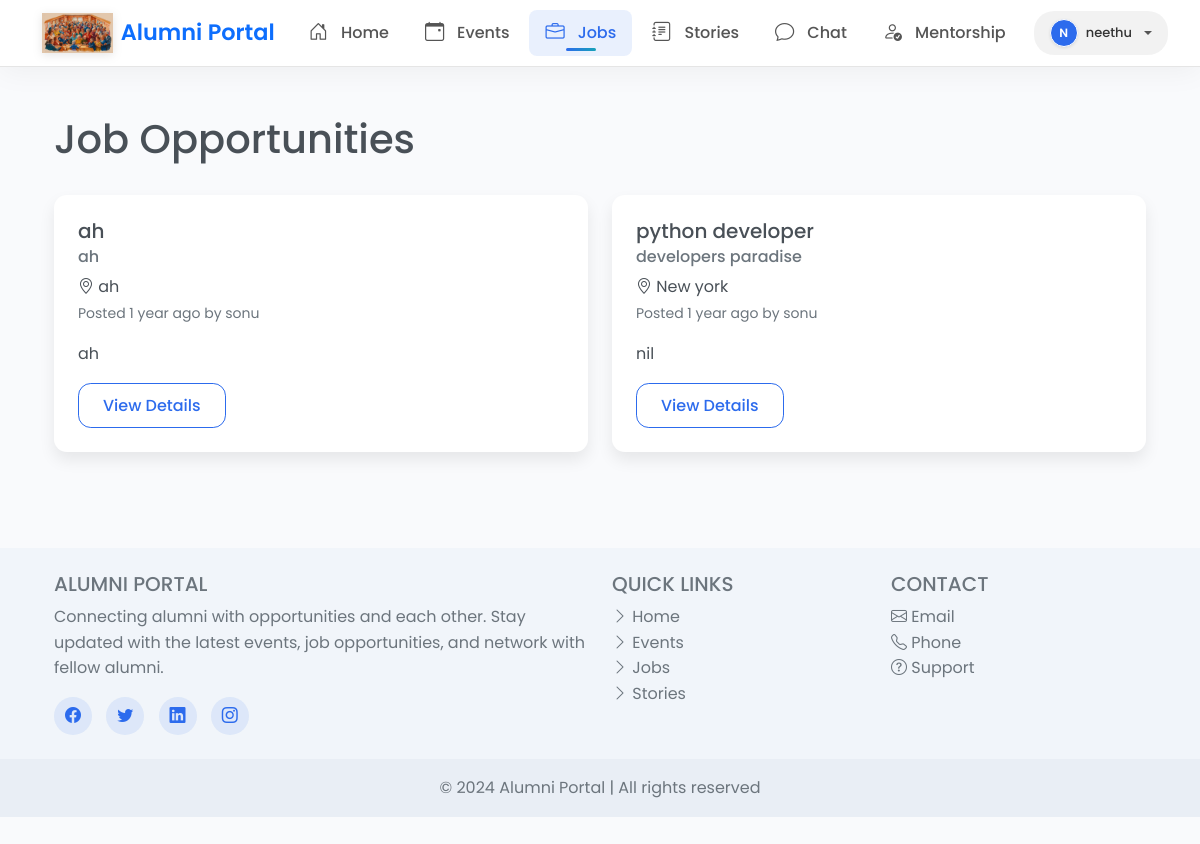
Page /jobs/ (signed in) on the committed database.
### models/user.py (models this page shows, shortened)
class User(UserMixin, db.Model):
    id = db.Column(db.Integer, primary_key=True)
    email = db.Column(db.String(120), unique=True, nullable=False)
    password = db.Column(db.String(200), nullable=False)
    name = db.Column(db.String(100), nullable=False)
    graduation_year = db.Column(db.Integer)
    degree = db.Column(db.String(100))
    major = db.Column(db.String(100))
    role = db.Column(db.String(20), default='student')  # student, alumni, mentor, admin
    profile_pic = db.Column(db.String(200))
    created_at = db.Column(db.DateTime, default=datetime.utcnow)

### models/job.py (models this page shows)
class JobPost(db.Model):
    id = db.Column(db.Integer, primary_key=True)
    title = db.Column(db.String(200), nullable=False)
    company = db.Column(db.String(200), nullable=False)
    location = db.Column(db.String(200), nullable=False)
    description = db.Column(db.Text, nullable=False)
    requirements = db.Column(db.Text, nullable=False)
    salary_range = db.Column(db.String(100))
    job_type = db.Column(db.String(50))  # full-time, part-time, internship, etc.
    application_deadline = db.Column(db.DateTime)
    created_at = db.Column(db.DateTime, default=datetime.utcnow)
    created_by = db.Column(db.Integer, db.ForeignKey('user.id'), nullable=False)
    is_active = db.Column(db.Boolean, default=True)
    creator = db.relationship('User', backref='job_posts')
    applications = db.relationship('JobApplication', backref='job', lazy='dynamic')

### routes/jobs.py (the view)
@jobs.route('/')
@login_required
def index():
    job_posts = JobPost.query.order_by(JobPost.created_at.desc()).all()
    return render_template('jobs/index.html', job_posts=job_posts)

### helpers.py (called while the page is built, shortened)
def time_since(date):
    now = datetime.utcnow()
    diff = now - date
    seconds = diff.total_seconds()
    minutes = seconds // 60
    hours = minutes // 60
    days = diff.days
    if days > 30:
        months = days // 30
        if months > 12:
            years = months // 12
            return f"{int(years)} year{'s' if years != 1 else ''} ago"
        return f"{int(months)} month{'s' if months != 1 else ''} ago"

### templates/jobs/index.html (shortened to what this page needs)
{% extends 'base.html' %}
{% block content %}
<div class="container py-4">
    <div class="d-flex justify-content-between align-items-center mb-4">
        <h1>Job Opportunities</h1>
    </div>
    <div class="row">
        {% for job in job_posts %}
            {% if job.creator.role == 'alumni' %}
            <div class="col-md-6 mb-4">
                <div class="card h-100">
                    <div class="card-body">
                        <h5 class="card-title">{{ job.title }}</h5>
                        <h6 class="card-subtitle mb-2 text-muted">{{ job.company }}</h6>
                        <p class="card-text">
                            <i class="bi bi-geo-alt"></i> {{ job.location }}<br>
                            <small class="text-muted">Posted {{ job.created_at|time_since }} by {{ job.creator.name }}</small>
                        </p>
                        <p class="card-text">{{ job.description[:200] }}{% if job.description|length > 200 %}...{% endif %}</p>
                        <a href="{{ url_for('jobs.view_job', job_id=job.id) }}" class="btn btn-outline-primary">View Details</a>
                    </div>
                </div>
            </div>
            {% endif %}
        {% else %}
            <div class="col-12">
                <div class="alert alert-info">
                    No job opportunities available at the moment.
                </div>
            </div>
        {% endfor %}
    </div>
</div>
{% endblock %}

### templates/base.html (shortened to what this page needs)
<!DOCTYPE html>
<html lang="en">
<head>
    <link href="https://cdn.jsdelivr.net/npm/bootstrap@5.2.3/dist/css/bootstrap.min.css" rel="stylesheet">
    <link rel="stylesheet" href="https://cdn.jsdelivr.net/npm/bootstrap-icons@1.10.0/font/bootstrap-icons.css">
    <link href="https://unpkg.com/aos@2.3.1/dist/aos.css" rel="stylesheet">
    <link rel="stylesheet" href="{{ url_for('static', filename='css/style.css') }}">
</head>
<body>
    {% macro profile_image(user, size='small') %}
        {% if user.profile_pic %}
            <img src="{{ url_for('static', filename=user.profile_pic) }}" alt="{{ user.name }}" class="rounded-circle {% if size == 'large' %}profile-image-large{% endif %}">
        {% else %}
            <div class="profile-image-container {% if size == 'large' %}profile-image-large{% endif %}">
                {{ user.name[0].upper() }}
            </div>
        {% endif %}
    {% endmacro %}
    <nav class="navbar navbar-expand-lg sticky-top nav-glass">
        <div class="container">
            <a class="navbar-brand d-flex align-items-center" href="{{ url_for('index') }}">
                <img src="{{ url_for('static', filename='images/logo.png') }}" alt="Alumni Portal" height="40" class="me-2">
                <span class="text-primary fw-semibold">Alumni Portal</span>
            </a>
            <div class="collapse navbar-collapse justify-content-between" id="navbarNav">
                <ul class="navbar-nav">
                    <li class="nav-item">
                        <a class="nav-link {% if request.endpoint == 'index' %}active{% endif %}" href="{{ url_for('index') }}">
                            <i class="bi bi-house-door"></i>
                            <span>Home</span>
                        </a>
                    </li>
                    {% if current_user.is_authenticated %}
                        <li class="nav-item">
                            <a class="nav-link {% if request.endpoint.startswith('events') %}active{% endif %}" href="{{ url_for('events.index') }}">
                                <i class="bi bi-calendar-event"></i>
                                <span>Events</span>
                            </a>
                        </li>
                        <li class="nav-item">
                            <a class="nav-link {% if request.endpoint.startswith('jobs') %}active{% endif %}" href="{{ url_for('jobs.index') }}">
                                <i class="bi bi-briefcase"></i>
                                <span>Jobs</span>
                            </a>
                        </li>
                        <li class="nav-item">
                            <a class="nav-link {% if request.endpoint.startswith('stories') %}active{% endif %}" href="{{ url_for('stories.index') }}">
                                <i class="bi bi-journal-text"></i>
                                <span>Stories</span>
                            </a>
                        </li>
                        <li class="nav-item">
                            <a class="nav-link {% if request.endpoint.startswith('chat') %}active{% endif %}" href="{{ url_for('chat.index') }}">
                                <i class="bi bi-chat"></i>
                                <span>Chat</span>
                            </a>
                        </li>
                        {% if session.get('role') == 'user' %}
                            <li class="nav-item">
                                <a class="nav-link {% if request.endpoint.startswith('mentorship') %}active{% endif %}" href="{{ url_for('mentorship.index') }}">
                                    <i class="bi bi-person-check"></i>
                                    <span>Mentorship</span>
                                </a>
                            </li>
                        {% endif %}
                    {% endif %}
                </ul>
                <ul class="navbar-nav">
                    {% if current_user.is_authenticated %}
                    <li class="nav-item dropdown">
                        <a class="nav-link dropdown-toggle" href="#" id="navbarDropdown" role="button" data-bs-toggle="dropdown" aria-expanded="false">
                            {{ profile_image(current_user) }}
                            <span class="ms-2">{{ current_user.name }}</span>
                        </a>
                    </li>
                    {% endif %}
                </ul>
            </div>
        </div>
    </nav>
    <div class="container mt-4 main-content">
        {% block content %}{% endblock %}
    </div>
    <footer class="footer-section mt-5">
        <div class="container p-4">
            <div class="row">
                <div class="col-lg-6 col-md-12 mb-4 mb-md-0" data-aos="fade-right">
                    <h5 class="text-uppercase">Alumni Portal</h5>
                    <p>
                        Connecting alumni with opportunities and each other. Stay updated with the latest events, job opportunities, and network with fellow alumni.
                    </p>
                    <div class="social-links mt-3">
                        <a href="#" class="social-icon"><i class="bi bi-facebook"></i></a>
                        <a href="#" class="social-icon"><i class="bi bi-twitter"></i></a>
                        <a href="#" class="social-icon"><i class="bi bi-linkedin"></i></a>
                        <a href="#" class="social-icon"><i class="bi bi-instagram"></i></a>
                    </div>
                </div>
                <div class="col-lg-3 col-md-6 mb-4 mb-md-0" data-aos="fade-up">
                    <h5 class="text-uppercase">Quick Links</h5>
                    <ul class="list-unstyled mb-0">
                        <li><a href="{{ url_for('index') }}" class="footer-link"><i class="bi bi-chevron-right"></i> Home</a></li>
                        <li><a href="{{ url_for('events.index') }}" class="footer-link"><i class="bi bi-chevron-right"></i> Events</a></li>
                        <li><a href="{{ url_for('jobs.index') }}" class="footer-link"><i class="bi bi-chevron-right"></i> Jobs</a></li>
                        <li><a href="{{ url_for('stories.index') }}" class="footer-link"><i class="bi bi-chevron-right"></i> Stories</a></li>
                    </ul>
                </div>
                <div class="col-lg-3 col-md-6 mb-4 mb-md-0" data-aos="fade-up">
                    <h5 class="text-uppercase">Contact</h5>
                    <ul class="list-unstyled mb-0">
                        <li><a href="mailto:info@alumniportal.com" class="footer-link"><i class="bi bi-envelope"></i> Email</a></li>
                        <li><a href="tel:+1234567890" class="footer-link"><i class="bi bi-telephone"></i> Phone</a></li>
                        <li><a href="#" class="footer-link"><i class="bi bi-question-circle"></i> Support</a></li>
                    </ul>
                </div>
            </div>
        </div>
        <div class="text-center p-3 copyright">
            © 2024 Alumni Portal | All rights reserved
        </div>
    </footer>
</body>
</html>

### static/css/style.css (style rules this page uses)
:root { --primary-color: #2c6bed; --primary-rgb: 44, 107, 237; --primary-dark: #1756dd; --secondary-color: #6c757d; --accent-color: #17a2b8; --success-color: #28a745; --warning-color: #ffc107; --danger-color: #dc3545; --light-color: #f8f9fa; --dark-color: #343a40; --border-radius: 0.8rem; --box-shadow: 0 0.5rem 1rem rgba(0, 0, 0, 0.08); --transition: all 0.3s ease; --primary-gradient: linear-gradient(135deg, var(--primary-color) 0%, #4776e6 100%); --accent-gradient: linear-gradient(135deg, var(--accent-color) 0%, #4CA1AF 100%); --dark-gradient: linear-gradient(135deg, #2C3E50 0%, #4C5B7D 100%); --card-shadow: 0 10px 30px rgba(0, 0, 0, 0.08); --hover-shadow: 0 15px 35px rgba(0, 0, 0, 0.1); }
body { font-family: 'Poppins', sans-serif; color: #495057; background-color: #f9fafc; line-height: 1.6; }
.nav-glass { background-color: rgba(255, 255, 255, 0.9); backdrop-filter: blur(10px); -webkit-backdrop-filter: blur(10px); box-shadow: 0 4px 30px rgba(0, 0, 0, 0.05); border-bottom: 1px solid rgba(255, 255, 255, 0.1); padding: 15px 0; transition: all 0.3s ease; }
.navbar-brand img { filter: drop-shadow(0 2px 5px rgba(0, 0, 0, 0.1)); transition: transform 0.3s ease; }
.navbar .nav-link { color: var(--dark-color); font-weight: 500; padding: 8px 16px; margin: 0 2px; border-radius: 8px; transition: all 0.3s ease; display: flex; align-items: center; gap: 8px; }
.navbar .nav-link.active { background-color: rgba(var(--primary-rgb), 0.1); color: var(--primary-color); position: relative; }
.navbar .nav-link.active::after { content: ""; position: absolute; bottom: 5px; left: 50%; transform: translateX(-50%); width: 30px; height: 3px; background: linear-gradient(90deg, var(--primary-color), var(--accent-color)); border-radius: 5px; animation: pulse-width 2s ease-in-out infinite; }
.navbar .nav-link i { font-size: 1.2rem; }
.card { border: none; border-radius: var(--border-radius); box-shadow: var(--box-shadow); transition: var(--transition); overflow: hidden; }
.card-body { padding: 1.5rem; }
.btn { font-weight: 500; padding: 0.6rem 1.5rem; border-radius: var(--border-radius); transition: var(--transition); }
.btn-outline-primary { color: var(--primary-color); border-color: var(--primary-color); }
.footer-section { background-color: #f1f5fa; color: #6c757d; }
.footer-link { text-decoration: none; color: #6c757d; transition: var(--transition); }
.social-icon { display: inline-flex; justify-content: center; align-items: center; width: 38px; height: 38px; border-radius: 50%; background-color: rgba(44, 107, 237, 0.1); color: var(--primary-color); margin-right: 10px; transition: var(--transition); }
.copyright { background-color: #e9eef5; }
.btn { overflow: hidden; position: relative; z-index: 1; }
.btn::after { content: ""; position: absolute; top: 0; left: -100%; width: 100%; height: 100%; background: rgba(255, 255, 255, 0.2); transition: all 0.4s ease; z-index: -1; }
.card { transition: all 0.3s cubic-bezier(0.165, 0.84, 0.44, 1); }

### templates/base.html (style rules this page uses)
.nav-glass { background: rgba(255, 255, 255, 0.95); backdrop-filter: blur(10px); border-bottom: 1px solid rgba(0, 0, 0, 0.1); padding: 0.5rem 0; }
.navbar-brand { font-size: 1.4rem; }
.navbar-brand img { height: 40px !important; width: auto; }
.profile-image-container { position: relative; width: 32px; height: 32px; border-radius: 50%; overflow: hidden; background-color: var(--primary-color); display: flex; align-items: center; justify-content: center; color: white; font-weight: 600; font-size: 14px; border: 1px solid #fff; box-shadow: 0 1px 3px rgba(0, 0, 0, 0.1); }
.navbar .nav-link.dropdown-toggle { display: flex; align-items: center; padding: 0.4rem 0.8rem; gap: 8px; background: rgba(0, 0, 0, 0.05); border-radius: 20px; margin-left: 10px; transition: all 0.3s ease; }
.navbar .profile-image-container { width: 28px !important; height: 28px !important; font-size: 12px; flex-shrink: 0; }
.navbar .dropdown-toggle .ms-2 { max-width: 120px; overflow: hidden; text-overflow: ellipsis; white-space: nowrap; margin-left: 0 !important; font-size: 13px; font-weight: 500; color: #333; }
.navbar .nav-item .nav-link { padding: 0.5rem 1rem; color: #555; font-weight: 500; transition: all 0.3s ease; }
.navbar .nav-item .nav-link.active { color: var(--primary-color); }
.navbar .nav-item .nav-link i { margin-right: 5px; }

### rows in the picture
User: name "N", name "neethu"
JobPost: title "ah", company "ah", location "ah", created_at "1 year ago", creator.name "sonu", description "ah"
JobPost: title "python developer", company "developers paradise", location "New york", created_at "1 year ago", creator.name "sonu", description "nil"
